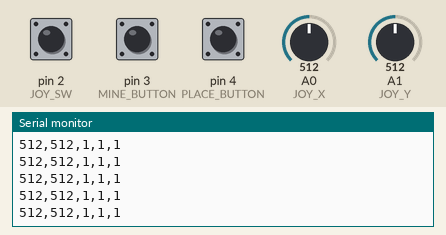
A sketch run on a simulated Arduino Uno, built with avr-gcc and run on an emulated ATmega328P. Shown: the last lines printed to the serial monitor. The test bench sets the inputs (shaded band); at power-on: A0 (JOY_X) = 512, A1 (JOY_Y) = 512, pin 2 (JOY_SW) HIGH, pin 3 (MINE_BUTTON) HIGH, pin 4 (PLACE_BUTTON) HIGH.

Above: at 1.2 s.
1.3 s: A0 (JOY_X) set to 716
At 2.2 s:
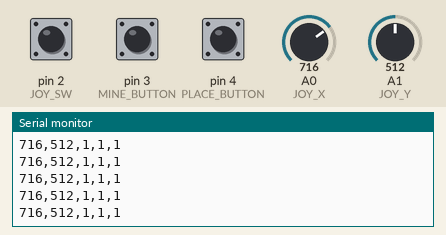
2.8 s: A1 (JOY_Y) set to 716
At 3.7 s:
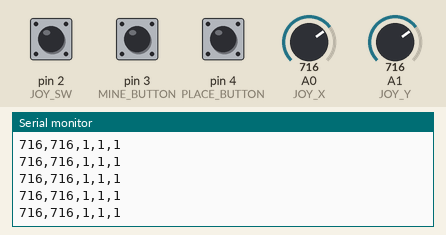
4.3 s: pin 2 (JOY_SW) pulled LOW for 0.15 s
5.9 s: pin 3 (MINE_BUTTON) pulled LOW for 0.15 s
7.5 s: pin 4 (PLACE_BUTTON) pulled LOW for 0.15 s
9.1 s: A0 (JOY_X) set to 0
At 9.8 s:
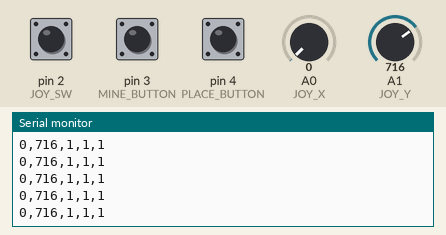
Timing chart, 0 to 12.1 s (numbered marks = the images above; inputs shaded):
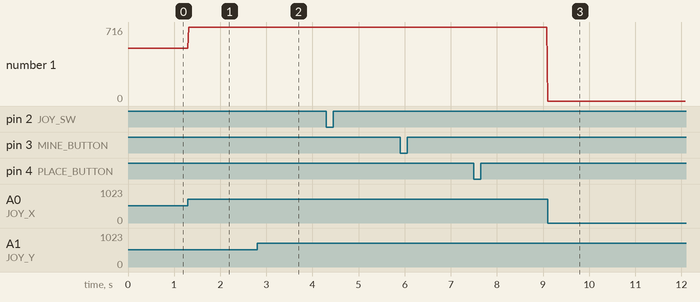

The sketch:

joystck_ursina_game.ino
```cpp
const int JOY_X = A0;
const int JOY_Y = A1;
const int JOY_SW = 2;

const int MINE_BUTTON = 3;
const int PLACE_BUTTON = 4;

void setup() {
  Serial.begin(115200);

  pinMode(JOY_SW, INPUT_PULLUP);
  pinMode(MINE_BUTTON, INPUT_PULLUP);
  pinMode(PLACE_BUTTON, INPUT_PULLUP);
}

void loop() {
  int x = analogRead(JOY_X);
  int y = analogRead(JOY_Y);

  // LOW means pressed
  int joystickButton = digitalRead(JOY_SW);
  int mineButton = digitalRead(MINE_BUTTON);
  int placeButton = digitalRead(PLACE_BUTTON);

  // Format: X,Y,JOYSTICK,MINE,PLACE
  Serial.print(x);
  Serial.print(",");

  Serial.print(y);
  Serial.print(",");

  Serial.print(joystickButton);
  Serial.print(",");

  Serial.print(mineButton);
  Serial.print(",");

  Serial.println(placeButton);

  delay(20);
}
```

Measured:
- after the input at 1.3 s, the serial monitor: prints a new line at once (image 1)
- after the input at 2.8 s, the serial monitor: prints a new line at once (image 2)
- after the input at 9.1 s, the serial monitor: prints a new line at once (image 3)
- plotted number 1: 512 → 716 after the input at 1.3 s
